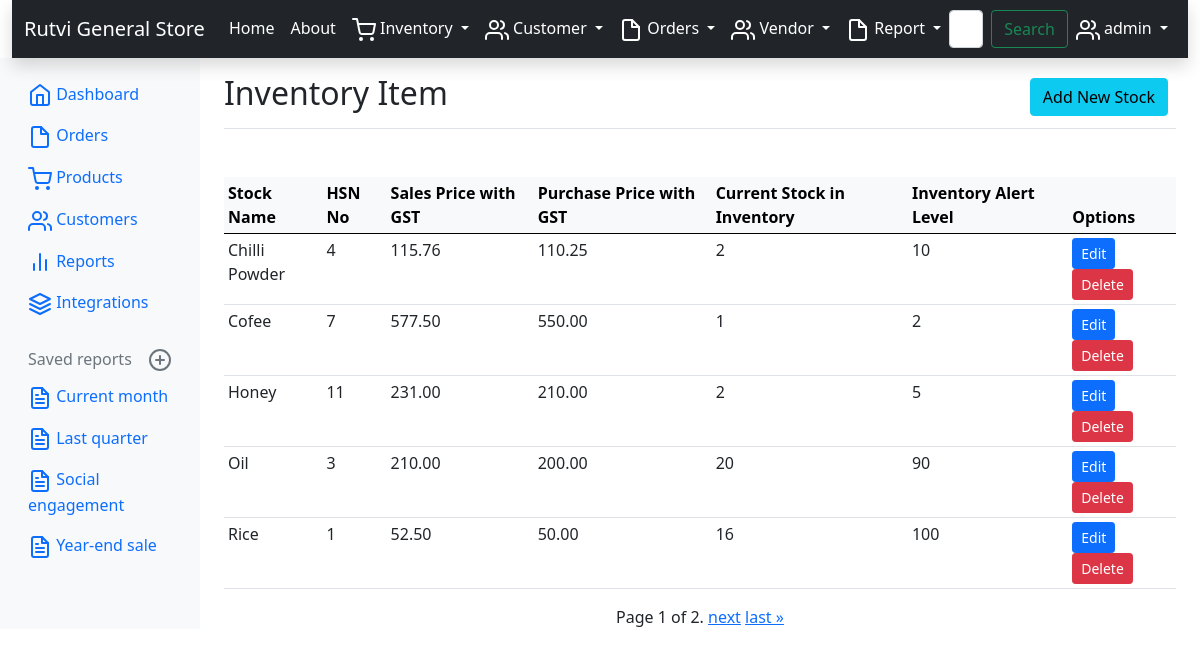
The app's page /stock-list (signed in) with its own data.
### inventory/models.py (models this page shows, shortened)
class SoftDeleteModel(models.Model):
    is_deleted = models.BooleanField(default=False)
    deleted_at = models.DateTimeField(null=True, blank=True, default=None)
    objects = SoftDeleteManager()
    all_objects = models.Manager()
    class Meta:
        abstract = True

class Stock(SoftDeleteModel):
    user = models.ForeignKey(User, null=True, blank=True, on_delete=models.SET_NULL)
    product = models.OneToOneField(Product, on_delete=models.CASCADE)
    quantity = models.IntegerField(default=0)
    alert_level = models.IntegerField(default=0)
    class Meta:
        ordering = ('product',)

class Product(SoftDeleteModel):
    user = models.ForeignKey(User, null=True, blank=True, on_delete=models.SET_NULL)
    UNIT_CHOICE = [('Kg', 'Kg'), ('Litter', 'Litter'), ('Meter', 'Meter')]
    name = models.CharField(max_length=200, unique=True)
    hsn = models.CharField(max_length=50, null=True, blank=True)
    unit = models.CharField(max_length=50, choices=UNIT_CHOICE)
    rate_without_gst = models.DecimalField(max_digits=10, decimal_places=2 )
    profit_margin_percentage = models.DecimalField(max_digits=10, decimal_places=2 )
    gst_percentage = models.DecimalField(max_digits=10, decimal_places=2)
    class Meta:
        ordering = ('name',)
    def __str__(self):
        return str(self.name)
    def purchase_price_with_gst(self):
        return self.rate_without_gst * self.gst_percentage / 100 + self.rate_without_gst
    def salse_price_with_gst(self):
        return self.purchase_price_with_gst() * self.profit_margin_percentage / 100 + self.purchase_price_with_gst()

### inventory/views.py (the view)
# urls.py: path('stock-list', views.StockListView.as_view(), name='stock-list'),
class StockListView(PermissionRequiredMixin, LoginRequiredMixin, FilterView):
    permission_required = ('inventory.view_stock',)
    filterset_class = StockFilter
    queryset = Stock.objects.all().filter(product__is_deleted=False)
    template_name = 'stocks/stock_list.html'
    paginate_by = 5

### inventory/templates/stocks/stock_list.html (shortened to what this page needs)
{% extends "base.html" %}
{% block content %}
<div class="d-flex justify-content-between flex-wrap flex-md-nowrap align-items-center pt-3 pb-2 mb-3 border-bottom ">
    <h1 class="h2">Inventory Item </h1>
    <div class="btn-toolbar mb-2 mb-md-0">
        <div class="btn-group me-2">
            <a href="{% url 'inventory:new-stock' %}">
                <button type="button" class="btn btn-info">Add New Stock</button>
            </a>
        </div>
    </div>
</div>
   {% if object_list %}
<table class="table table-hover table-sm mt-5">
    <thead class="table-light">
    <tr>
        <th>Stock Name</th>
        <th>HSN No</th>
        <th>Sales Price with GST</th>
         <th>Purchase Price with GST</th>
        <th>Current Stock in Inventory</th>
         <th>Inventory Alert Level</th>
        <th>Options</th>
    </tr>
    </thead>
    <tbody>
    {% for stock in object_list %}
    <tr>
        <td>{{ stock.product }}</td>
                <td>{{ stock.product.hsn }}</td>
  <td>{{ stock.product.salse_price_with_gst|floatformat:2 }}</td>
        <td>{{ stock.product.purchase_price_with_gst|floatformat:2 }}</td>
        <td>{{ stock.quantity }}</td>
        <td>{{ stock.alert_level }}</td>
        <td>
            <a href="{% url 'inventory:edit-stock' stock.pk %}" class="btn btn-primary btn-sm">Edit</a>
            <a href="{% url 'inventory:delete-stock' stock.pk %}" class="btn btn-danger btn-sm">Delete</a>
        </td>
    </tr>
    {% endfor %}
    </tbody>
</table>
<div class="pagination justify-content-center">
    <span class="step-links">
        <span class="current">
            Page {{ page_obj.number }} of {{ page_obj.paginator.num_pages }}.
        </span>
        {% if page_obj.has_next %}
            <a href="?page={{ page_obj.next_page_number }}">next</a>
            <a href="?page={{ page_obj.paginator.num_pages }}">last &raquo;</a>
        {% endif %}
    </span>
</div>
{% else %}
    <div style="color: green; font-style: bold; font-size: 1.5rem; text-align: center;">WOW, SUCH EMPTY</div>
{% endif %}
{% endblock content %}

### inventory/templates/homepage/navbar.html (shortened to what this page needs)
<nav class="navbar navbar-expand-lg navbar-dark bg-dark shadow">
    <div class="container-fluid">
        <a class="navbar-brand" href="{% url 'inventory:home' %}">Rutvi General Store</a>
        <div class="collapse navbar-collapse" id="navbarSupportedContent">
            <ul class="navbar-nav me-auto mb-2 mb-lg-0">
                <li class="nav-item">
                    <a class="nav-link active" aria-current="page" href="{% url 'inventory:home' %}">Home</a>
                </li>
                <li class="nav-item">
                    <a class="nav-link active" aria-current="page" href="{% url 'inventory:about' %}">About</a>
                </li>
                <li class="nav-item dropdown ">
                    <a class="nav-link active dropdown-toggle" href="#" id="navbarDropdown1" role="button"
                       data-bs-toggle="dropdown" aria-expanded="false">
                        Inventory
                    </a>
                </li>
                <li class="nav-item dropdown">
                    <a class="nav-link active dropdown-toggle" href="#" id="navbarDropdown2" role="button"
                       data-bs-toggle="dropdown" aria-expanded="false">
                        Customer
                    </a>
                </li>
                <li class="nav-item dropdown">
                    <a class="nav-link active dropdown-toggle" href="#" id="navbarDropdown3" role="button"
                       data-bs-toggle="dropdown" aria-expanded="false">
                        Orders
                    </a>
                </li>
                <li class="nav-item dropdown">
                    <a class="nav-link active dropdown-toggle" href="#" id="navbarDropdown4" role="button"
                       data-bs-toggle="dropdown" aria-expanded="false">
                        Vendor
                    </a>
                </li>
                 <li class="nav-item dropdown">
                    <a class="nav-link active dropdown-toggle" href="#" id="navbarDropdown6" role="button"
                       data-bs-toggle="dropdown" aria-expanded="false">
                        Report
                    </a>
                </li>
            </ul>
            <form class="d-flex">
                <input class="form-control me-2" type="search" placeholder="Search" aria-label="Search">
                <button class="btn btn-outline-success" type="submit">Search</button>
            </form>
            <div class="navbar-nav">
                <div class="nav-item text-nowrap">
                    <li class="nav-item dropdown">
                        <a class="nav-link active dropdown-toggle" href="#" id="navbarDropdown5" role="button"
                           data-bs-toggle="dropdown" aria-expanded="false">
                            {{ request.user.username}}
                        </a>
                    </li>
                </div>
            </div>
        </div>
    </div>
</nav>

### records on screen
Stock: product "Chilli Powder", product.hsn "4", product.salse_price_with_gst "115.76", product.purchase_price_with_gst "110.25", quantity "2", alert_level "10"
Stock: product "Cofee", product.hsn "7", product.salse_price_with_gst "577.50", product.purchase_price_with_gst "550.00", quantity "1", alert_level "2"
Stock: product "Honey", product.hsn "11", product.salse_price_with_gst "231.00", product.purchase_price_with_gst "210.00", quantity "2", alert_level "5"
Stock: product "Oil", product.hsn "3", product.salse_price_with_gst "210.00", product.purchase_price_with_gst "200.00", quantity "20", alert_level "90"
Stock: product "Rice", product.hsn "1", product.salse_price_with_gst "52.50", product.purchase_price_with_gst "50.00", quantity "16", alert_level "100"

### other values on screen
{{ request.user.username }} "admin"
{{ page_obj.number }} "1"
{{ page_obj.paginator.num_pages }} "2"
